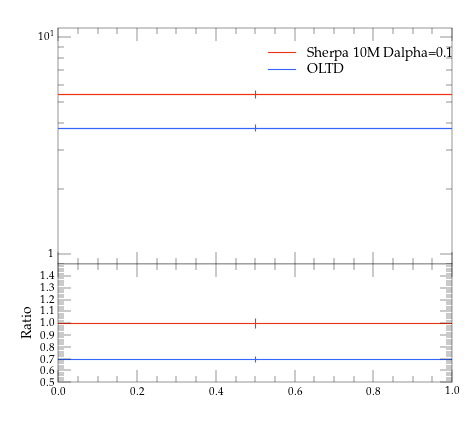

Reproduce this figure in Python.
#! /usr/bin/env python

# This Python script was auto-generated using YODA v2.0.0.
# Analysis object: /evtb/incCut6
# Timestamp: 12-04-2024 (11:12:09)

import matplotlib as mpl
import matplotlib.pyplot as plt
mpl.use('Agg') # comment out for interactive use
import os
import numpy as np

plotDir = os.path.split(os.path.realpath(__file__))[0]
if 'YODA_USER_PLOT_PATH' in globals():
    plot_outdir = globals()['YODA_USER_PLOT_PATH']
else:
    plot_outdir = plotDir

#plot style
plt.style.use(os.path.join(plotDir, '../default.mplstyle'))
# plot metadata
figW, figH = plt.rcParams['figure.figsize']
ax_xLabel = r''
ax_yLabel = r''
ax_title  = r''
ax_xScale = 'linear'
ax_yScale = 'log'
xLims = (0.0, 1.0)
yLims = (0.9, 11.0)

# TeX-friendly labels for the legend
labels = [ r"Sherpa 10M Dalpha=0.1", r"OLTD" ]

# Create figure and axis objects
fig, (ax, ratio0_ax) = plt.subplots(2, 1, sharex=True,
                  figsize=(figW,figH), gridspec_kw={'height_ratios': (2, 1)})
ratio0_ax.yaxis.set_major_locator(mpl.ticker.MultipleLocator(0.1))
ratio0_ax.set_ylim(0.5, 1.4999)
ratio0_ax.set_ylabel('Ratio')

# LineColor map: curve index -> color
linecolors = {0: '#EE3311', 1: '#3366FF'}
# the numerical data is stored in a separate file
dataf = dict()
prefix = os.path.split(__file__)[0]
if prefix:    prefix = prefix + '/'
exec(open(prefix+'incCut6__data.py').read(), dataf)


legend_handles = [] # keep track of handles for the legend

# style options for curves
# starts at zorder>=5 to draw curve on top of legend
styles = {
  'curve0': {
    'color' : linecolors[0],
    'linestyle' : '-',
    'marker' : 'o',
    'zorder' : 5,
    'histstyle' : True,
  },
  'curve1': {
    'color' : linecolors[1],
    'linestyle' : '-',
    'marker' : 'o',
    'zorder' : 6,
    'histstyle' : True,
  },
}
# curve from input yoda files in main panel
for label in dataf['yvals'].keys():
    if all(np.isnan(v) for v in dataf['yvals'][label]):
        continue
    tmp = None
    if styles[label]['histstyle']: # draw as histogram
        tmp, = ax.plot(dataf['xedges'], dataf['yedges'][label],
                       color=styles[label]['color'],
                       linestyle=styles[label]['linestyle'],
                       drawstyle='steps-pre', solid_joinstyle='miter',
                       zorder=styles[label]['zorder'], label=label)
        ax.errorbar(dataf['xpoints'], dataf['yvals'][label], color=styles[label]['color'],
                    xerr=dataf['xerrs'], yerr=[dataf['ydowns'][label], dataf['yups'][label]],
                    linestyle='none', zorder=styles[label]['zorder'])
    else: # draw as scatter
        tmp = ax.errorbar(dataf['xpoints'], dataf['yvals'][label],
                          xerr=dataf['xerrs'],
                          yerr=[ dataf['ydowns'][label],
                          dataf['yups'][label] ],
                          fmt=styles[label]['marker'],
                          ecolor=styles[label]['color'],
                          color=styles[label]['color'], zorder=2)
        tmp[-1][0].set_linestyle(styles[label]['linestyle'])
    legend_handles += [tmp]
    for varLabel in dataf['variation_yvals'].keys():
        if varLabel.startswith(label):
            tmp, = ax.plot(dataf['xedges'], dataf['variation_yvals'][varLabel],
                           color=styles[label]['color'],
                           linestyle=styles[label]['linestyle'],
                           drawstyle='steps-pre', solid_joinstyle='miter',
                           zorder=styles[label]['zorder'], alpha=0.5)


# plots on ratio panel
# curve from input yoda files in ratio panel
for label, yvals in dataf['ratio0_yvals'].items():
    if all(np.isnan(v) for v in yvals):
        continue
    if styles[label]['histstyle']: # plot as histogram
        ratio0_ax.plot(dataf['xedges'], yvals,
                       color=styles[label]['color'],
                       linestyle=styles[label]['linestyle'],
                       drawstyle='steps-pre', zorder=1,
                       solid_joinstyle='miter')
        ratio0_ax.vlines(dataf['xpoints'],
                         dataf['ratio0_ymin'][label],
                         dataf['ratio0_ymax'][label],
                         color=styles[label]['color'], zorder=1)
    else: # plot as scatter
        tmp = ratio0_ax.errorbar(dataf['xpoints'],
                                 yvals, xerr=dataf['xerrs'],
                                 yerr=dataf['ratio0_yerrs'][label],
                                 fmt=styles[label]['marker'],
                                 ecolor=styles[label]['color'],
                                 color=styles[label]['color'])
        tmp[-1][0].set_linestyle(styles[label]['linestyle'])

    for varlabel in dataf['ratio0_variation_vals'].keys():
        if varlabel.startswith(label):
            ratio0_ax.plot(dataf['xedges'],
                            dataf['ratio0_variation_vals'][varlabel],
                            color=styles[label]['color'],
                            linestyle=styles[label]['linestyle'],
                            drawstyle='steps-pre', solid_joinstyle='miter',
                            zorder=1, alpha=0.5)

legend_pos = (0.5, 0.97)
ax.legend(legend_handles, labels, loc='upper left', bbox_to_anchor=legend_pos)

# set plot metadata as defined above
ratio0_ax.set_xlabel(ax_xLabel)
ratio0_ax.xaxis.set_label_coords(1., -.15)
ax.set_ylabel(ax_yLabel, loc='top')
ax.set_title(ax_title, loc='left')
ax.set_xscale(ax_xScale)
ax.set_yscale(ax_yScale)
ax.set_xlim(xLims)
ax.set_ylim(yLims)

# tick formatting
plt.rcParams['xtick.top'] = True
plt.rcParams['ytick.right'] = True
ax.yaxis.set_major_locator(mpl.ticker.LogLocator(base=10.0, numticks=np.inf))
ax.yaxis.set_minor_locator(mpl.ticker.LogLocator(
                           base=10.0, subs=np.arange(0.1, 1, 0.1), numticks=np.inf))
fig.align_ylabels((ax, ratio0_ax))
plt.savefig(os.path.join(plot_outdir, 'incCut6.pdf'), format='PDF')
plt.savefig(os.path.join(plot_outdir, 'incCut6.png'), format='PNG')

plt.close(fig)
